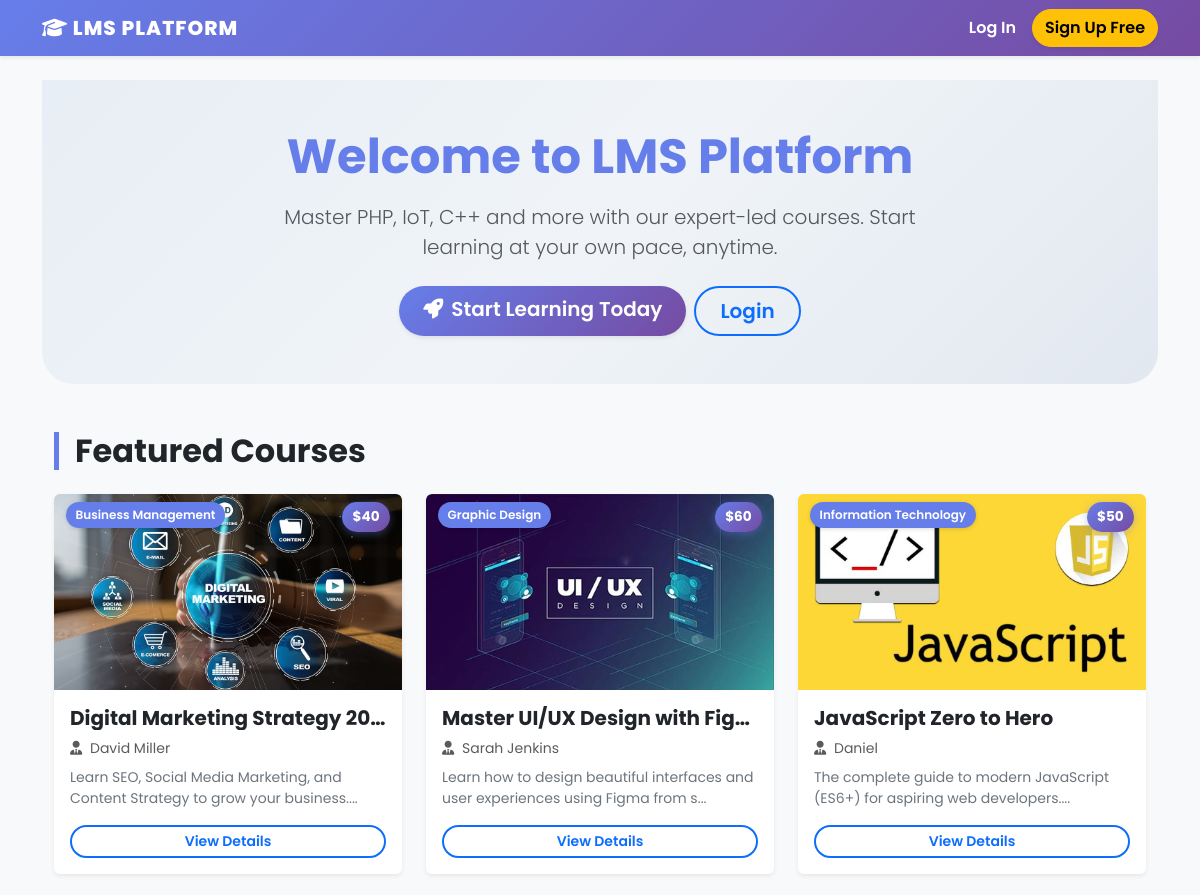
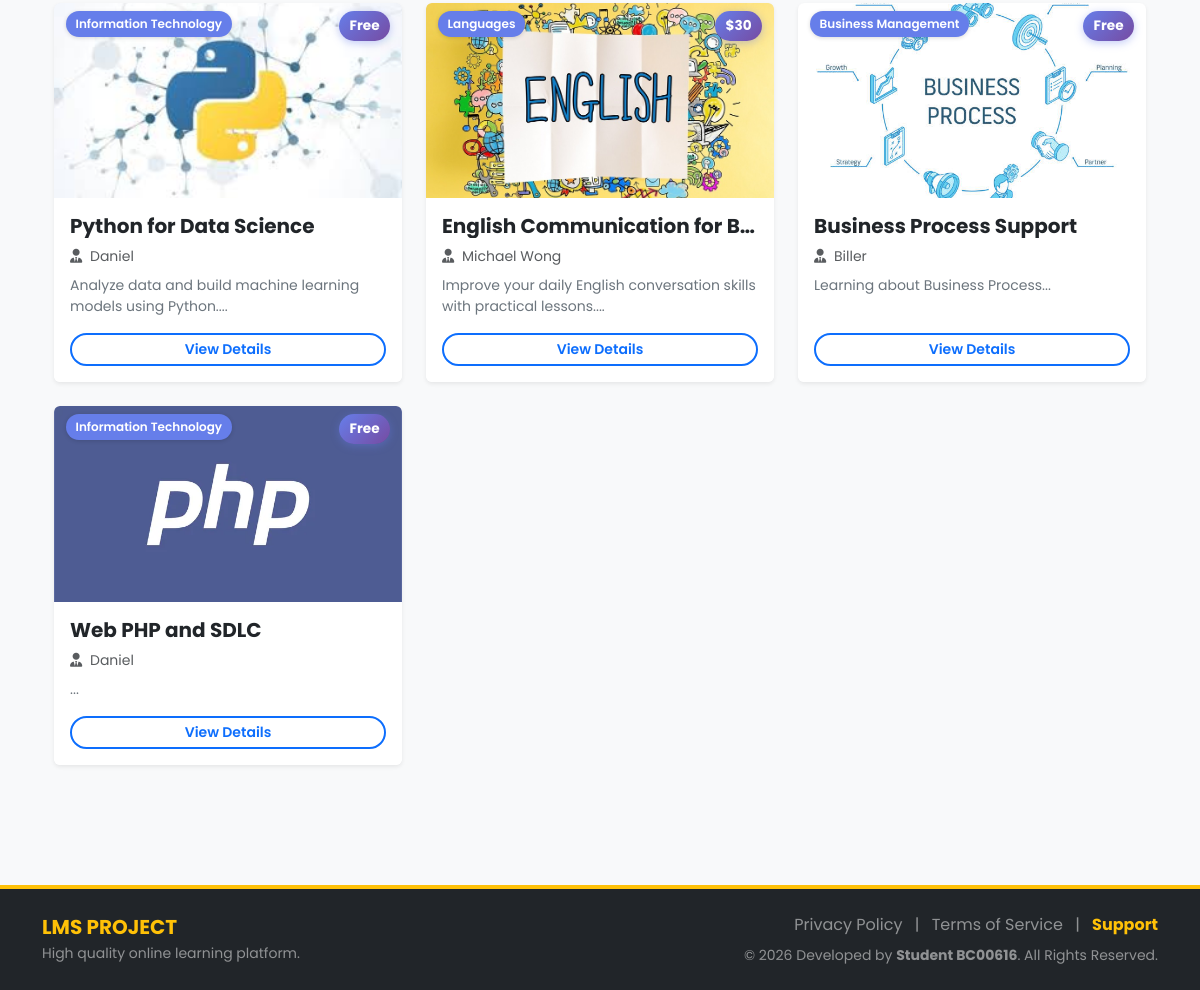
The page / on the database its author committed (2 pictures, top to bottom).
### tables this page shows
CREATE TABLE `courses` (
  `id` int(11) NOT NULL,
  `title` varchar(150) NOT NULL,
  `slug` varchar(150) NOT NULL,
  `description` text DEFAULT NULL,
  `price` decimal(10,2) DEFAULT 0.00,
  `thumbnail` varchar(255) DEFAULT NULL,
  `instructor_id` int(11) NOT NULL,
  `category_id` int(11) DEFAULT NULL,
  `status` enum('draft','published','hidden') DEFAULT 'draft',
  `created_at` timestamp NOT NULL DEFAULT current_timestamp()
);

CREATE TABLE `users` (
  `id` int(11) NOT NULL,
  `fullname` varchar(100) NOT NULL,
  `email` varchar(100) NOT NULL,
  `password` varchar(255) NOT NULL,
  `role` enum('admin','instructor','student') DEFAULT 'student',
  `avatar` varchar(255) DEFAULT NULL,
  `bio` text DEFAULT NULL,
  `created_at` timestamp NOT NULL DEFAULT current_timestamp(),
  `updated_at` timestamp NOT NULL DEFAULT current_timestamp() ON UPDATE current_timestamp()
);

### app/Controllers/HomeController.php (called while the page is built)
<?php
class HomeController extends Controller {
    public function index() {
        $courseModel = $this->model('CourseModel');
        $courses = $courseModel->getAllCourses();
        $this->view('home/index', [
            'title' => 'Home - LMS Learning Platform',
            'courses' => $courses
        ]);
    }
}

### public/index.php (called while the page is built, shortened)
<?php
require_once '../app/Config/Database.php';
require_once '../app/Core/Controller.php';
$app = new App();

### app/Models/CourseModel.php (called while the page is built, shortened)
<?php
require_once '../app/Config/Database.php';
class CourseModel {
    private $conn;
    public function __construct() {
        $db = new Database();
        $this->conn = $db->connect();
    }
    public function getAllCourses() {
        $sql = "SELECT c.*, u.fullname as instructor_name, cat.name as category_name
                FROM courses c
                JOIN users u ON c.instructor_id = u.id
                JOIN categories cat ON c.category_id = cat.id
                WHERE c.status = 'published'
                ORDER BY c.created_at DESC";
        $stmt = $this->conn->prepare($sql);
        $stmt->execute();
        return $stmt->fetchAll();
    }
}

### app/Config/Database.php (called while the page is built)
<?php
class Database {
    private $host = 'localhost';
    private $user = 'root';
    private $pass = '';
    private $dbname = 'lms_db';
    public function connect() {
        try {
            $dsn = "mysql:host=" . $this->host . ";dbname=" . $this->dbname . ";charset=utf8";
            $pdo = new PDO($dsn, $this->user, $this->pass);
            $pdo->setAttribute(PDO::ATTR_ERRMODE, PDO::ERRMODE_EXCEPTION);
            return $pdo;
        } catch (PDOException $e) {
            die("Database Connection Error: " . $e->getMessage());
        }
    }
}

### app/Views/home/index.php (the view, shortened to what this page needs)
<?php require_once '../app/Views/inc/header.php'; ?>
<section class="hero-section py-5 py-lg-6 mb-5">
    <div class="container hero-container">
        <div class="row justify-content-center">
            <div class="col-12 col-lg-10 col-xl-8 text-center">
                <h1 class="fw-bolder display-5 text-primary mb-3">Welcome to LMS Platform</h1>
                <p class="lead mb-4 text-muted">Master PHP, IoT, C++ and more with our expert-led courses. Start learning at your own pace, anytime.</p>
                <div class="d-flex flex-wrap gap-2 justify-content-center">
                    <?php if (!isset($_SESSION['user_id'])): ?>
                        <a href="/LMS_Project/public/auth/register" class="btn btn-primary btn-lg px-4 shadow-sm">
                            <i class="fas fa-rocket me-2"></i>Start Learning Today
                        </a>
                        <a href="/LMS_Project/public/auth/login" class="btn btn-outline-primary btn-lg px-4">Login</a>
                    <?php endif; ?>
                </div>
            </div>
        </div>
    </div>
</section>
<div class="container mb-5">
    <h2 class="mb-4 border-start border-5 border-primary ps-3 fw-bold">Featured Courses</h2>
    <div class="row">
        <?php if (empty($data['courses'])): ?>
            <div class="col-12 text-center py-5 bg-light rounded">
                <i class="fas fa-box-open fa-3x text-muted mb-3 opacity-50"></i>
                <p class="text-muted fs-5">No courses available at the moment. Please check back later.</p>
            </div>
        <?php else: ?>
            <?php foreach($data['courses'] as $course): ?>
                <div class="col-md-4 mb-4">
                    <div class="card h-100 shadow-sm course-card border-0 card-hover overflow-hidden">
                        <?php
                            $img = $course['thumbnail'] ? '/LMS_Project/public/assets/uploads/'.$course['thumbnail'] : 'https://via.placeholder.com/600x320?text=No+Image';
                        ?>
                        <div class="course-card-image position-relative">
                            <img src="<?= $img ?>" class="card-img-top" alt="<?= htmlspecialchars($course['title']) ?>">
                            <div class="course-card-badges">
                                <span class="course-category-badge"><?= htmlspecialchars($course['category_name'] ?? 'General') ?></span>
                                <span class="course-price-badge"><?= ($course['price'] == 0) ? 'Free' : '$' . number_format($course['price']) ?></span>
                            </div>
                        </div>
                        <div class="card-body">
                            <h5 class="card-title fw-bold text-truncate" title="<?= htmlspecialchars($course['title']) ?>">
                                <?= htmlspecialchars($course['title']) ?>
                            </h5>
                            <p class="card-text text-muted small mb-2">
                                <i class="fas fa-user-tie me-1"></i> <?= htmlspecialchars($course['instructor_name']) ?>
                            </p>
                            <p class="card-text text-secondary small">
                                <?= substr(strip_tags($course['description']), 0, 80) ?>...
                            </p>
                        </div>
                        <div class="card-footer bg-white border-top-0 pt-0 pb-3">
                            <a href="/LMS_Project/public/course/detail/<?= $course['id'] ?>" class="btn btn-outline-primary btn-sm w-100">
                                View Details
                            </a>
                        </div>
                    </div>
                </div>
            <?php endforeach; ?>
        <?php endif; ?>
    </div>
</div>
<?php require_once '../app/Views/inc/footer.php'; ?>

### public/css/style.css (style rules this page uses)
:root { font-family: 'Poppins', -apple-system, BlinkMacSystemFont, 'Segoe UI', sans-serif; --lms-gradient-start: #667eea; --lms-gradient-end: #764ba2; --lms-gradient: linear-gradient(135deg, #667eea 0%, #764ba2 100%); --bs-primary: #667eea; --bs-primary-rgb: 102, 126, 234; --bs-primary-dark: #5a6fd6; }
body { font-family: 'Poppins', -apple-system, BlinkMacSystemFont, 'Segoe UI', sans-serif; }
.btn { border-radius: 50px !important; font-weight: 600 !important; }
.btn-primary { background: var(--lms-gradient) !important; border: none !important; border-radius: 50px !important; font-weight: 600 !important; }
.btn-outline-primary { border-radius: 50px !important; font-weight: 600 !important; border-width: 2px; }
.card-hover { transition: transform 0.25s ease, box-shadow 0.25s ease; }
.border-primary { border-color: var(--lms-gradient-start) !important; }
.hero-section { background: linear-gradient(135deg, #e8eef5 0%, #f0f4f8 50%, #e2e8f0 100%); border-radius: 0 0 2rem 2rem; }
.hero-container { max-width: 1400px; margin-left: auto; margin-right: auto; padding-left: 1.5rem; padding-right: 1.5rem; }
@media (min-width: 1200px) { .hero-container { padding-left: 2rem; padding-right: 2rem; } }
.course-card-image { aspect-ratio: 16 / 9; overflow: hidden; background: #f0f0f0; }
.course-card-image .card-img-top { width: 100%; height: 100%; object-fit: cover; }
.course-card-badges { position: absolute; top: 0; left: 0; right: 0; padding: 0.5rem 0.75rem; display: flex; justify-content: space-between; align-items: flex-start; gap: 0.5rem; pointer-events: none; z-index: 2; }
.course-category-badge { background: var(--bs-primary); color: #fff; font-size: 0.75rem; font-weight: 600; padding: 0.25rem 0.6rem; border-radius: 50px; box-shadow: 0 1px 4px rgba(0, 0, 0, 0.15); max-width: 60%; white-space: nowrap; overflow: hidden; text-overflow: ellipsis; flex-shrink: 0; }
.course-price-badge { background: var(--lms-gradient); color: #fff; font-weight: 700; font-size: 0.85rem; padding: 0.3rem 0.65rem; border-radius: 50px; box-shadow: 0 2px 8px rgba(102, 126, 234, 0.4); white-space: nowrap; flex-shrink: 0; }

### app/Views/inc/header.php (style rules this page uses)
body { min-height: 100vh; display: flex; flex-direction: column; background-color: #f8f9fa; }
.card { border: none; box-shadow: 0 0.125rem 0.25rem rgba(0, 0, 0, 0.075); }

### rows shown on the page
courses: thumbnail (picture), title "Digital Marketing Strategy 20…", instructor.fullname "David Miller", description "Learn SEO, Social Media Marketing, and Content Strategy to grow your business."
courses: thumbnail (picture), title "Master UI/UX Design with Fig…", instructor.fullname "Sarah Jenkins", description "Learn how to design beautiful interfaces and user experiences using Figma from s"
courses: thumbnail (picture), title "JavaScript Zero to Hero", instructor.fullname "Daniel", description "The complete guide to modern JavaScript (ES6+) for aspiring web developers."
courses: thumbnail (picture), title "Python for Data Science", instructor.fullname "Daniel", description "Analyze data and build machine learning models using Python."
courses: thumbnail (picture), title "English Communication for B…", instructor.fullname "Michael Wong", description "Improve your daily English conversation skills with practical lessons."
courses: thumbnail (picture), title "Business Process Support", instructor.fullname "Biller", description "Learning about Business Process"
courses: thumbnail (picture), title "Web PHP and SDLC", instructor.fullname "Daniel"
